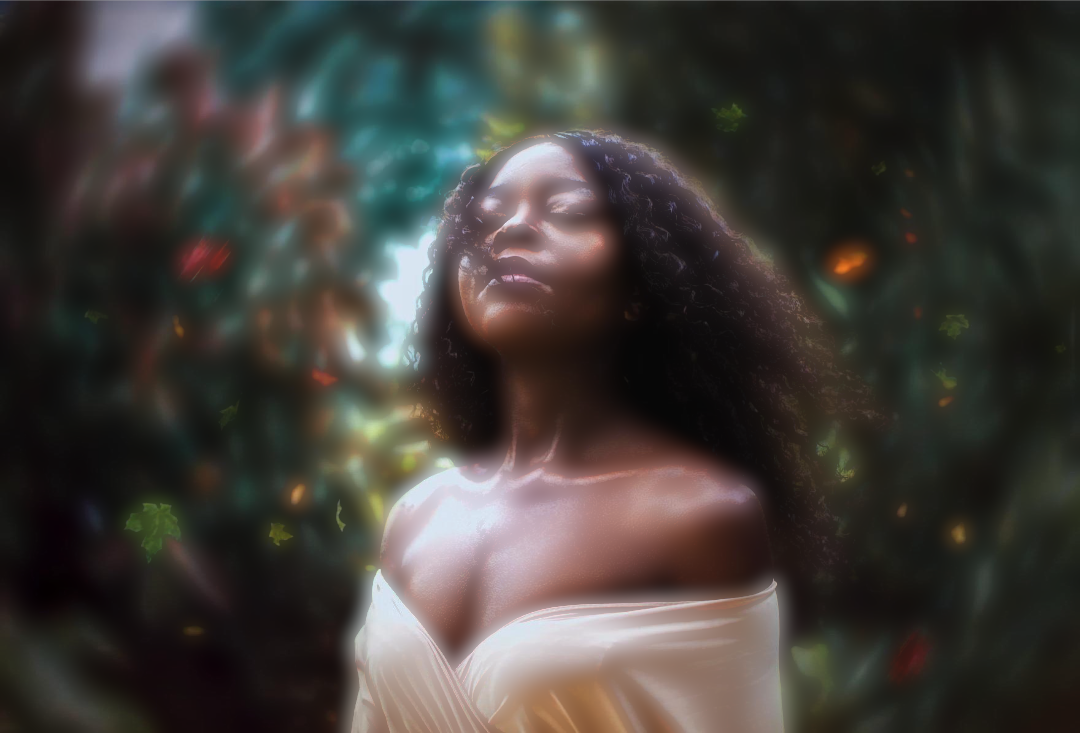
#> input picture tools/skin-test/out/probes/bloom_100.png, 1080 x 733 px, given in place of day-pexels-3973059.png, which was not available
$ python fixes.py
#> lines starting #> are read from the running program, lines starting #| are printed output that depends on the picture
### tools/skin-test/run_test.py
"""Run every look over every test portrait and the Monk skin-tone chart,
measure what each look does to skin, and save thumbnails and numbers.

    python3 run_test.py RENDER_DIR

Writes RENDER_DIR/thumbs/<look id>/<portrait id>.jpg, RENDER_DIR/chart/<look id>.png
and RENDER_DIR/results.json.
"""
import json
import sys
from multiprocessing import Pool
from pathlib import Path

import numpy as np
from PIL import Image
from scipy.ndimage import gaussian_filter

import skinlib as S

HERE = Path(__file__).resolve().parent
RENDER = Path(sys.argv[1]) if len(sys.argv) > 1 else HERE / "out" / "render"
WORK = (540, 675)          # metrics and thumbnails are made at this size
THUMB = (216, 270)

# ---------------------------------------------------------------- test set

PORTRAITS = json.loads((HERE / "portraits.json").read_text())
#> (reads tools/skin-test/portraits.json from the repository)

# Monk Skin Tone scale (Google, CC BY 4.0), tones 4 to 10: light brown to deepest.
MONK = {"MST4": "#eadaba", "MST5": "#d7bd96", "MST6": "#a07e56", "MST7": "#825c43",
        "MST8": "#604134", "MST9": "#3a312a", "MST10": "#292420"}
LIGHTS = {
    "Daylight": dict(gain=(1.0, 1.0, 1.0), stops=0.0, veil=0.0),
    "Warm indoor": dict(gain=(1.18, 1.0, 0.72), stops=0.0, veil=0.0),
    "Night / neon": dict(gain=(1.25, 0.62, 1.30), stops=-0.5, veil=0.0),
    "Backlit": dict(gain=(1.0, 1.0, 1.0), stops=-1.3, veil=0.012),
}
STOPS = [0.7, 0.0, -1.0, -2.0]


def hex_rgb(h):
    return np.array([int(h[i:i + 2], 16) for i in (1, 3, 5)], np.float32) / 255


def chart_patches():
    """(lights, tones, stops, 3) sRGB patches."""
    out = np.zeros((len(LIGHTS), len(MONK), len(STOPS), 3), np.float32)
    for li, lt in enumerate(LIGHTS.values()):
        g = np.array(lt["gain"], np.float32)
        g = g / float(g @ np.array([0.2126, 0.7152, 0.0722]))
        for ti, hx in enumerate(MONK.values()):
            lin = S.srgb_to_lin(hex_rgb(hx)) * g
            for si, st in enumerate(STOPS):
                v = lin * 2 ** (st + lt["stops"]) + lt["veil"] * np.array([1.0, 0.85, 0.7])
                out[li, ti, si] = S.lin_to_srgb(np.clip(v, 0, 1))
    return out


CHART = chart_patches()
#> (reads tools/skin-test/looks.json from the repository)


def load_portraits():
    ims, masks = {}, {}
    for p in PORTRAITS:
        im = Image.open(HERE / "out" / "portraits" / f"{p['id']}.png").convert("RGB").resize(WORK, Image.LANCZOS)
        m = Image.open(HERE / "out" / "portraits" / f"{p['id']}_mask.png").resize(WORK, Image.NEAREST)
        ims[p["id"]] = np.asarray(im).astype(np.float32) / 255
        masks[p["id"]] = np.asarray(m) > 127
    return ims, masks


# ---------------------------------------------------------------- metrics

def hue(a, b):
    return np.degrees(np.arctan2(b, a))


# [24 lines left out: function skin_stats, not called in this run]


def chart_stats(before, after):
    lb, la = S.srgb_to_lab(before), S.srgb_to_lab(after)
    return dict(lab_before=lb.round(2).tolist(), lab_after=la.round(2).tolist())


# ---------------------------------------------------------------- worker

_IMS = _MASKS = _LOOKS = None


# [22 lines left out: functions _init, run_look, not called in this run]


# [19 lines that do not run on import are left out]

### tools/skin-test/skinlib.py
"""Colour maths for the skin test: the app's looks, re-run in numpy.

Film looks are the app's own .cube files, sampled tetrahedrally (the app
densifies its 13-point cubes tetrahedrally to 64 points, then samples them
trilinearly, which comes to the same thing). Recipe looks are the cubes that
bake_recipes.swift rendered through real Core Image on a Mac. Bloom and
vignette are spatial, so they are modelled here and checked against the Mac's
probe images.
"""
from __future__ import annotations

import json
from pathlib import Path

import numpy as np
from scipy.ndimage import gaussian_filter

HERE = Path(__file__).resolve().parent
REPO = HERE.parents[1]
FILM_DIR = REPO / "LumaLook/Resources/FilmLUTs"
BAKE_DIR = HERE / "out"

# ---------------------------------------------------------------- transfer

def srgb_to_lin(c):
    c = np.asarray(c, dtype=np.float32)
    return np.where(c <= 0.04045, c / 12.92, ((c + 0.055) / 1.055) ** 2.4).astype(np.float32)


def lin_to_srgb(c):
    c = np.clip(np.asarray(c, dtype=np.float32), 0, None)
    return np.where(c <= 0.0031308, c * 12.92, 1.055 * np.power(c, 1 / 2.4) - 0.055).astype(np.float32)


_M = np.array([[0.4124564, 0.3575761, 0.1804375],
               [0.2126729, 0.7151522, 0.0721750],
               [0.0193339, 0.1191920, 0.9503041]], dtype=np.float32)
_WHITE = np.array([0.95047, 1.0, 1.08883], dtype=np.float32)


# [45 lines left out: functions srgb_to_lab, lab_to_srgb, read_cube, not called in this run]


def read_baked(path: Path, n: int = 25) -> np.ndarray:
    raw = np.frombuffer(path.read_bytes(), dtype="<u2").astype(np.float32) / 65535.0
    return raw.reshape(n, n, n, 3)


# [38 lines left out: functions sample_trilinear, sample_tetra, not called in this run]


def identity_cube(n: int) -> np.ndarray:
    g = np.linspace(0, 1, n, dtype=np.float32)
    b, gg, r = np.meshgrid(g, g, g, indexing="ij")
    return np.stack([r, gg, b], -1)


# ---------------------------------------------------------------- looks

def before_bake(look_id):
    """Where a recipe look's bake from before True Colour lives (out/luts)."""
    return BAKE_DIR / "luts" / f"{look_id}.u16"


# [110 lines left out: functions load_looks, own_input_range, _vignette_profile, vignette_mask, bloom, grade, not called in this run]

### tools/skin-test/fixes.py
"""Try the proposed fixes and measure them with the same yardstick.

    python3 fixes.py RENDER_DIR

1. Engine fix (recipe looks), as built in SkinTrueTone.swift: contrast and
   brightness run on lightness alone (on the gamma-encoded grey scale, pivot
   at mid grey, soft toe and shoulder), saturation scales Oklab chroma, so
   skin keeps its hue and chroma. Replaces CIColorControls in linear light.
2. Recipe tweaks: for recipe looks that still fail after the engine fix, a
   small search over contrast, saturation, brightness and the warmth shift.
3. Skin guard (film cubes): a hue-qualified correction baked into the cube
   that keeps skin hue, chroma and shadow depth close to the original while
   the rest of the frame keeps the look.
4. Safe intensity (film cubes): the highest intensity at which the look
   passes as it is.

Writes RENDER_DIR/fixes.json, thumbs for the fixed versions under
RENDER_DIR/thumbs_fix/<variant>/<look id>/ and guarded cubes under
RENDER_DIR/guarded_cubes/.
"""
import itertools
import json
import sys
from multiprocessing import Pool
from pathlib import Path

import numpy as np
from PIL import Image

import skinlib as S
import recipe_model as RM

RENDER = Path(sys.argv[1]) if len(sys.argv) > 1 else Path(__file__).resolve().parent / "out" / "render"
ONLY = sys.argv[2:]
sys.argv = sys.argv[:1] + [str(RENDER)]
import run_test as T     # noqa: E402  (reads sys.argv for its RENDER)
import analyse as A      # noqa: E402

HERE = Path(__file__).resolve().parent
TOE = 0.2
MAX_EVAL = 45
N = 25
GRID = S.identity_cube(N).reshape(-1, 3)
MATS = json.loads((HERE / "out" / "tt_matrices.json").read_text())
#> (reads tools/skin-test/out/tt_matrices.json from the repository)


# ---------------------------------------------------------------- recipes

# [5 lines left out: function mired_scale, not called in this run]


def kelvin_for(k, temp):
    m0 = 1e6 / 6500
    return 1e6 / (m0 + k * (1e6 / temp - m0))


# [4 lines left out: function recipe_cube, not called in this run]


# ---------------------------------------------------------------- skin guard

def smoothstep(e0, e1, x):
    t = np.clip((x - e0) / (e1 - e0), 0, 1)
    return t * t * (3 - 2 * t)


GUARD_SMOOTHING = 0.012     # TrueColour.guardSmoothing


# [70 lines left out: functions skin_hue, skin_guard, resample, not called in this run]


# ---------------------------------------------------------------- measuring

_IMS = _MASKS = _LOOKS = _SMALL = None


def _init():
    global _IMS, _MASKS, _LOOKS, _SMALL
    _IMS, _MASKS = T.load_portraits()
    _LOOKS = {l["id"]: l for l in S.load_looks()}
    # half-size copies for the parameter search (results confirmed full size)
    _SMALL = ({k: np.asarray(Image.fromarray((v * 255 + 0.5).astype(np.uint8)).resize((270, 338), Image.LANCZOS)
                             ).astype(np.float32) / 255 for k, v in _IMS.items()},
              {k: np.asarray(Image.fromarray(m.astype(np.uint8) * 255).resize((270, 338), Image.NEAREST)) > 127
               for k, m in _MASKS.items()})


# [27 lines left out: functions measure, judge, not called in this run]


def brief(v):
    return {k: v[k] for k in ("category", "score", "bad_main", "warn_main", "bad_neon", "chart_bad", "stress_lost", "issues")}


# ---------------------------------------------------------------- jobs

# [116 lines left out: functions job_recipe, job_cube, mono_floor, not called in this run]


S_smooth = smoothstep


def job(look_id):
    look = _LOOKS[look_id]
    return job_recipe(look_id) if look.get("recipe") else job_cube(look_id)


if __name__ == "__main__":
    for d in ("chart_fix", "guarded_cubes", "thumbs_fix"):
        (RENDER / d).mkdir(parents=True, exist_ok=True)
    ids = [l["id"] for l in json.loads((HERE / "looks.json").read_text())]
    if ONLY == ["@recipes"]:
        ids = [l["id"] for l in json.loads((HERE / "looks.json").read_text()) if l["recipe"]]
    elif ONLY:
        ids = [i for i in ids if any(s in i for s in ONLY)]
    cubes = {l["id"]: l["cube"] for l in json.loads((HERE / "looks.json").read_text())}
    ids = [i for i in ids if cubes[i] or S.before_bake(i).exists()]   # recipes added since have no "before" to fix
    results = {}
    if ONLY and (RENDER / "fixes.json").exists():
        results = json.loads((RENDER / "fixes.json").read_text())
    with Pool(4, initializer=_init) as pool:
#> in load_portraits, `im = Image.open(HERE / "out" / "portraits" / f"{p['id']}.png").convert..`:
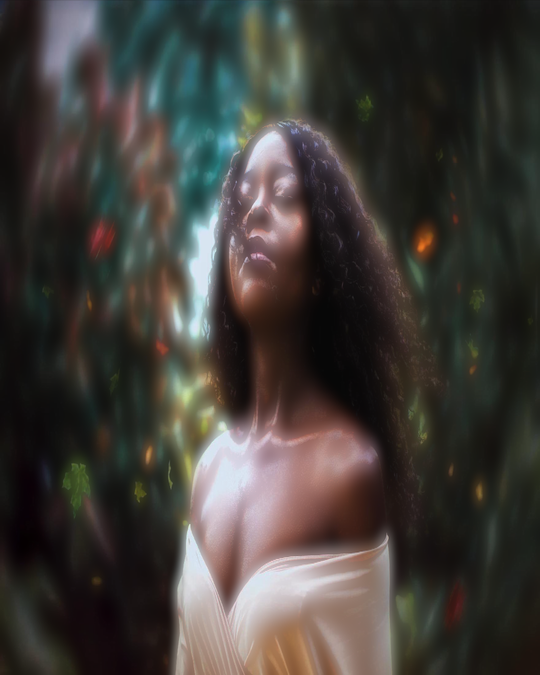
#> im: PIL image 540x675 RGB; mean R, G, B 65.4, 61.6, 57.2
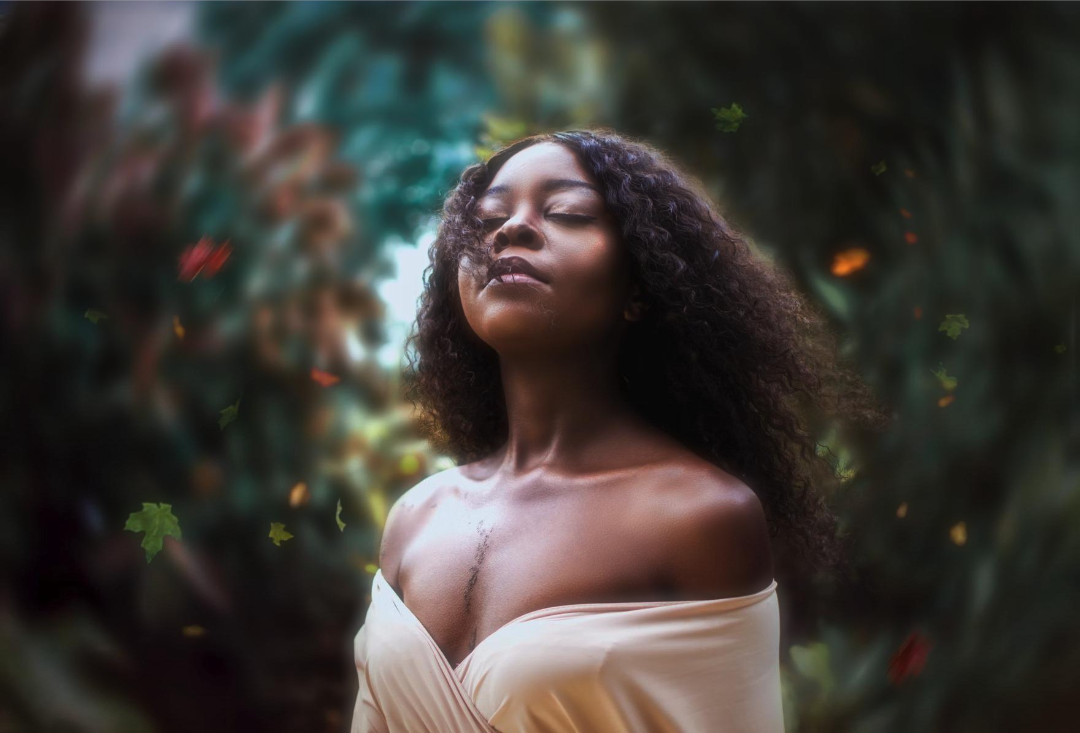
#> input picture tools/skin-test/out/probes/bloom_20.png, 1080 x 733 px, given in place of day-pexels-3973059_mask.png, which was not available
#> in load_portraits, `m = Image.open(HERE / "out" / "portraits" / f"{p['id']}_mask.png").res..`:
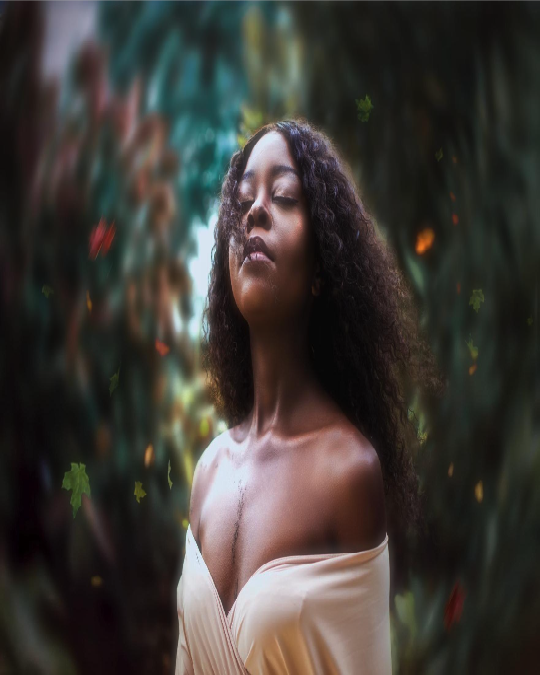
#> m: PIL image 540x675 RGBA; mean R, G, B, A 62.4, 58.5, 54, 254.9; transparent parts drawn white
#> (the run stopped early here; a loop or call above may not have finished)
